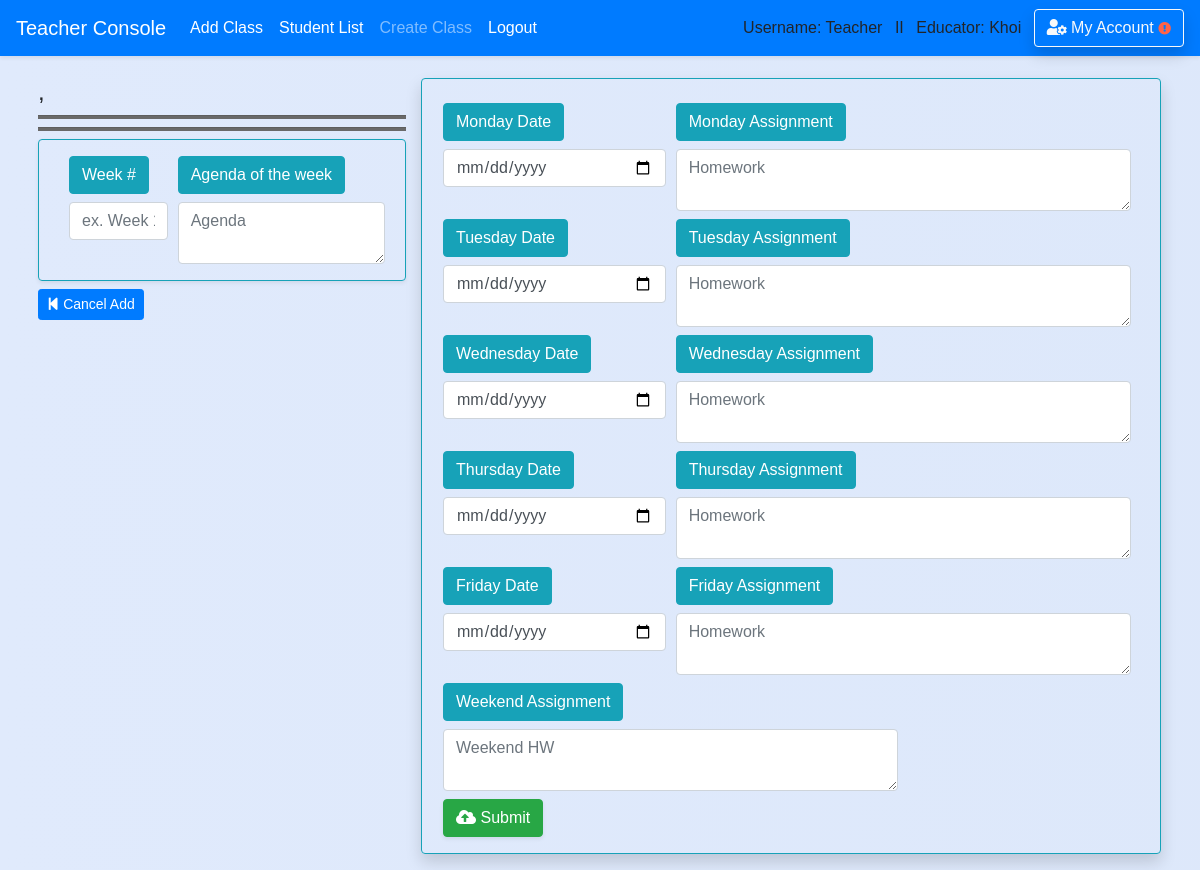
/teacher/lesson_plan/add/13/ (signed in), run on an earlier commit of the app's database.
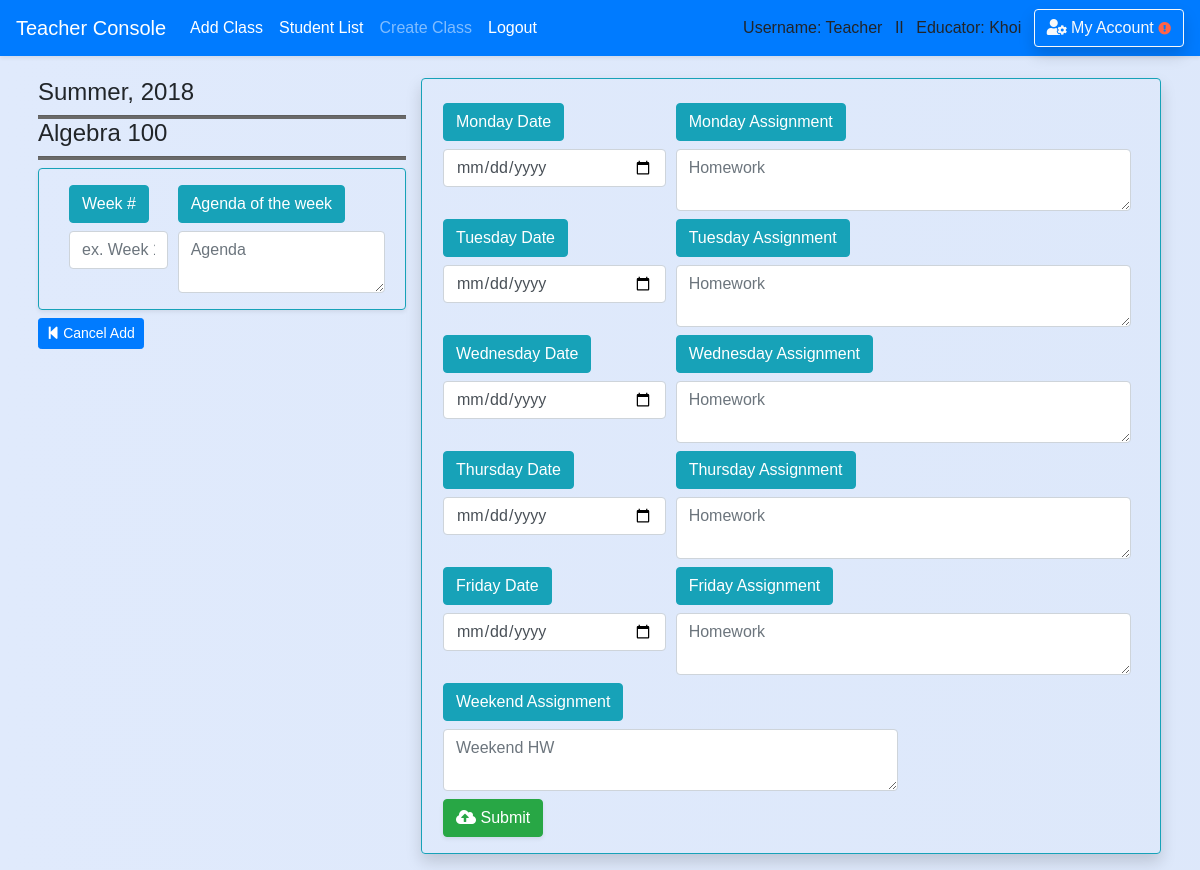
And on a later commit of the database.
### school_app/models.py (models this page shows)
class Course(models.Model):
    course_number = models.CharField(max_length=20,default='12345678')
    abbreviated_title = models.CharField(max_length=150,default='')
    course_title = models.CharField(max_length=250,default='') #,unique=True)
    maximum_credit = models.CharField(max_length=10,default='')
    semester = models.CharField(max_length=50,default='')
    year = models.CharField(max_length=4,default='')
    teacher_name = models.CharField(max_length=50,default='')
    description = models.CharField(max_length=450,default='')
    is_archive = models.BooleanField(default=False)
    department = models.ForeignKey('Department',blank=True, null=True, on_delete = models.SET_NULL, related_name='belong_in_department')
    teacher = models.ForeignKey('Teacher',blank=True, null=True, on_delete = models.SET_NULL, related_name='course_by_teacher')
    create_date = models.DateField(auto_now_add=True , blank=True,null=True,)

### school_app/views_logged.py (the view, shortened to what this page needs)
# urls.py: path('teacher/lesson_plan/add/',views_logged.add_lesson_plan, name='save_lesson_plan'),#save newly created lesson_plan
def add_lesson_plan(request,course_id=None):
    if is_login(request) == False:
        return redirect('/login')
    if is_login(request) == True:
        if request.user.profile.is_teacher == False:
            messages.warning(request, "You don't have Instructor's Privilege!")
            return redirect('/')
        course = Course.objects.filter(id=course_id).first()
        return render(request,'teacher/lesson_plan/add_lesson_plan.html',
        {'course':course})

### school_app/views_functions.py (called while the page is built)
def is_login(request):
    if not request.user.is_authenticated:
        messages.warning(request, "Please Login or Create an Account.")
        return False
    return True

### school_app/templates/teacher/lesson_plan/add_lesson_plan.html (shortened to what the changed rows need)
{% extends 'base.html' %}
{% block content %}
<div class="container-fuild" style='padding-top:25px; padding-left:30px;padding-right:40px'>
  <div class="form-row" style=''>
        <div class="col-md-4">
          <div class="col-md-4 pr-4" style='height:auto ;overflow: hidden;position:fixed;padding-left:0px;'>
          <div class='mt-2 ml-2'>
            <h4>{{ course.semester }}, {{ course.year }}</h4>
            <hr class='hr-line'/>
            <h4>{{course.course_title}}</h4>
            <hr class='hr-line'/>
          </div>
        </div>
        </div>
 <br><br>
</div>
{% endblock %}

What changed in the data, as far as the page shows it:
added Course: semester "Summer", year "2018", course_title "Algebra 100"
